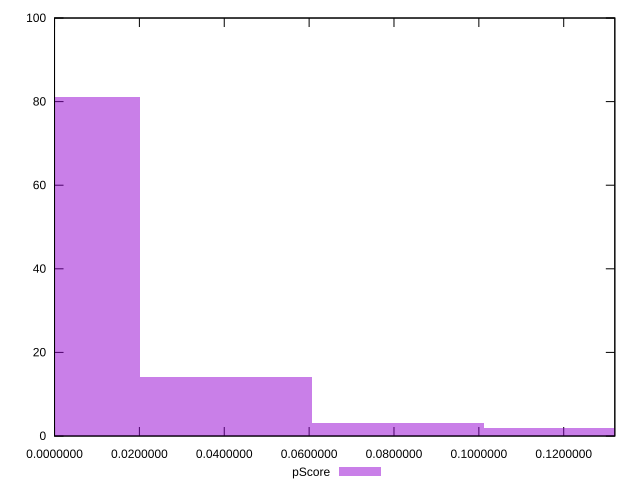

The script that saved this image:
reset

$pScore <<EOF
0 81
0.12146962597872846 2
0.08097975065248564 3
0.04048987532624282 14
EOF

set key outside below
set boxwidth 0.04048987532624282
set xrange [9.41215156313735e-7:0.13204463194839444]
set yrange [0:100]
set trange [0:100]
set style fill transparent solid 0.5 noborder
set terminal svg size 640, 490 enhanced background rgb 'white'
set output "report_00015_2021-02-09T16-11-33.973Z/max-potential-fid/samples/pages/pScore/histogram.svg"

plot $pScore title "pScore" with boxes

reset
